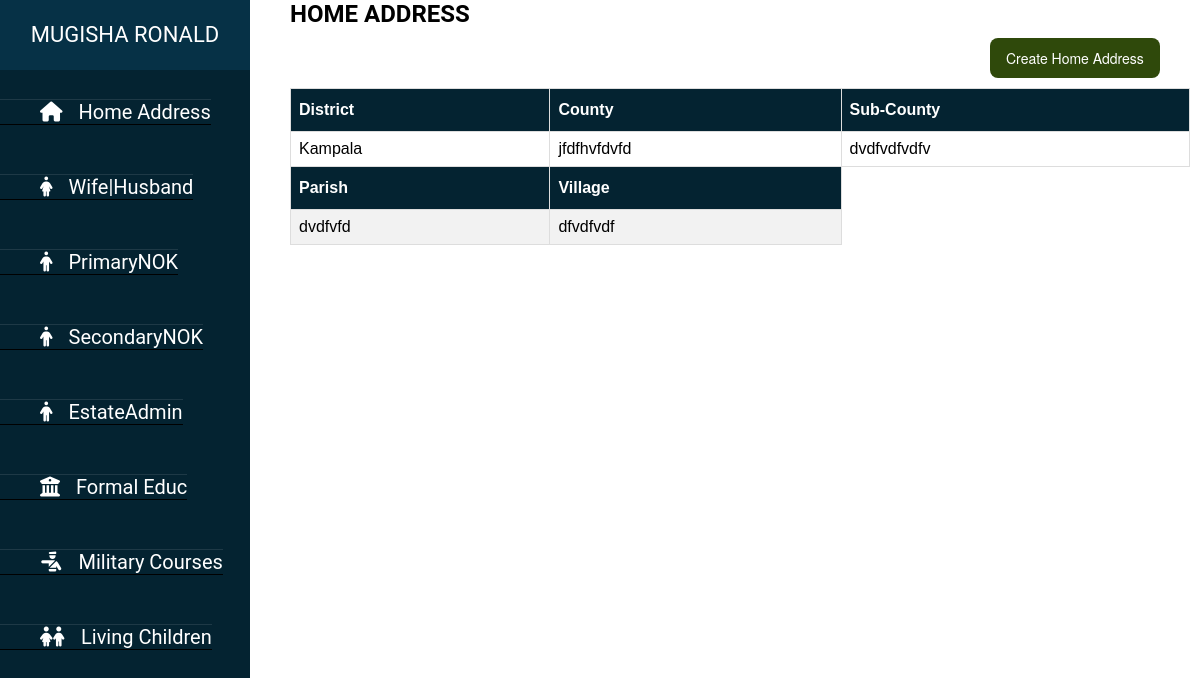
The app's page /db/details/1/, older data.
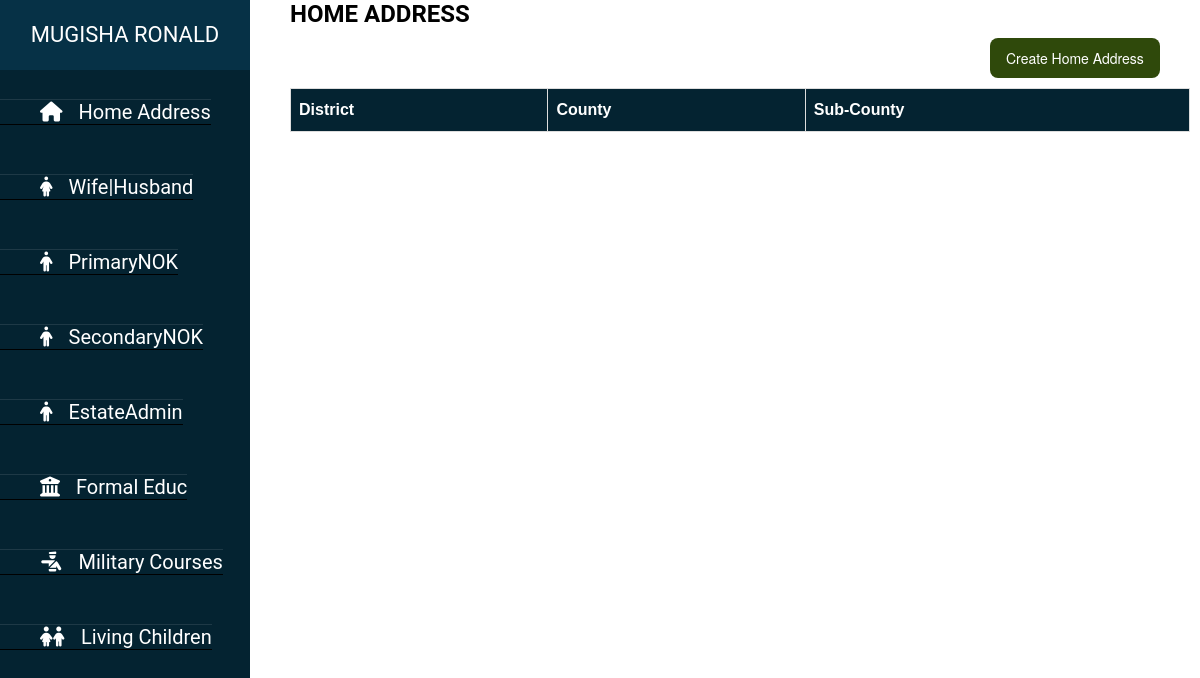
The same page, newer data.
### sdrTest/models.py (models this page shows, shortened)
class Address(models.Model):
    district = models.CharField(max_length=500)
    county = models.CharField(max_length=500)
    sub_county = models.CharField(max_length=500)
    parish = models.CharField(max_length=500)
    vilage = models.CharField(max_length=500)
    soldier = models.ForeignKey(Soldier,null=True,on_delete=models.CASCADE)

### sdrTest/views.py (the view)
# urls.py: path('details/<int:id>/',views.displayDetails,name='details'),
def displayDetails(request,id):
    soldier_id = int(id)
    soldierDetails = Soldier.objects.get(id=soldier_id)
    context = {'soldierDetails':soldierDetails}
    return render(request,'sdrTest/details.html',context)

### sdrTest/templates/sdrTest/details.html (shortened to what this page needs)
{% extends 'base_2.html' %}
  {% block content %}
    <h1>HOME ADDRESS</h1>
    <a href="{% url 'addHomeAddress' soldierDetails.id %}"><button class="button-1" role="button">Create Home Address</button></a>
      <table id="customers">
        <tr>
          <th>District</th>
          <th>County</th>
          <th>Sub-County</th>
        </tr>
          {% for child in soldierDetails.address_set.all %}
          <tr>
            <td>{{child.district}}</td>
            <td>{{child.county}}</td>
            <td>{{child.sub_county}}</td>
          </tr>
          <tr>
            <th>Parish</th>
            <th>Village</th>
          </tr>
          <tr>
            <td>{{child.parish}}</td>
            <td>{{child.vilage}}</td>
          </tr>
        {% endfor %}
      </table>
  {% endblock %}

Row changes from the older to the newer data that the page shows:
removed Address: district "Kampala", county "jfdfhvfdvfd", sub_county "dvdfvdfvdfv", parish "dvdfvfd", vilage "dfvdfvdf"
